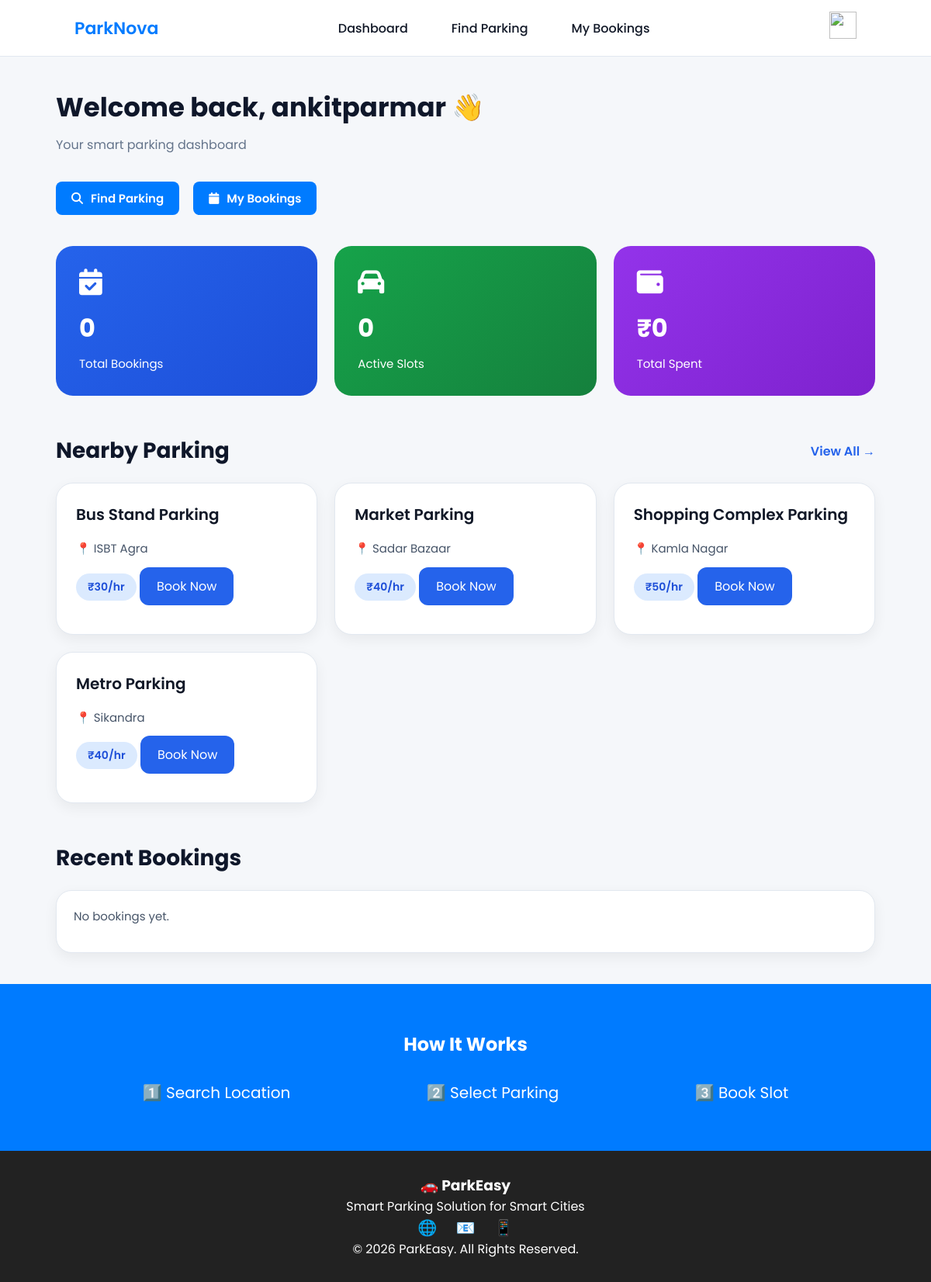
Screenshot of /mydashboard/ (signed in) with the database file from the repository.
### myapp/models.py (models this page shows, shortened)
class Parking(models.Model):
    name = models.CharField(max_length=100)
    address = models.CharField(max_length=200)
    price = models.IntegerField()
    available_slots = models.IntegerField(default=0)
    latitude = models.FloatField()
    longitude = models.FloatField()

### myapp/views.py (the view)
@login_required
def mydashboard(request):
    bookings = Booking.objects.filter(
        user=request.user
    ).order_by("-booked_at")
    total_bookings = bookings.exclude(
        payment_status="CANCELLED"
    ).count()
    active_slots = bookings.filter(
        is_active=True
    ).count()
    total_spent = sum(
        booking.total_price
        for booking in bookings
        if booking.payment_status != "CANCELLED"
    )
    parkings = Parking.objects.all()[:4]
    context = {
        "total_bookings": total_bookings,
        "active_slots": active_slots,
        "total_spent": total_spent,
        "parkings": parkings,
        "recent_bookings": bookings[:4],
    }
    return render(
        request,
        "mydashboard.html",
        context
    )

### myapp/templates/mydashboard.html (shortened to what this page needs)
{% load static %}
<!DOCTYPE html>
<html>
<head>
    <link rel="stylesheet" href="{% static 'css/mydashboard-style.css' %}">
    <link rel="stylesheet"
    href="https://cdnjs.cloudflare.com/ajax/libs/font-awesome/6.5.0/css/all.min.css">
</head>
<body>
{% include 'nav2.html' %}
<div class="dashboard">
    <div class="welcome">
        <h2>
            Welcome back,
            {{ request.user.first_name|default:request.user.username }}
            👋
        </h2>
        <p>Your smart parking dashboard</p>
    </div>
    <div class="actions">
        <a href="{% url 'find_parking' %}" class="btn primary">
            <i class="fas fa-search"></i>
            Find Parking
        </a>
        <a href="{% url 'my_bookings' %}" class="btn secondary">
            <i class="fas fa-calendar"></i>
            My Bookings
        </a>
    </div>
    <div class="stats">
        <div class="stat-card blue">
            <i class="fas fa-calendar-check"></i>
            <h3>{{ total_bookings }}</h3>
            <p>Total Bookings</p>
        </div>
        <div class="stat-card green">
            <i class="fas fa-car"></i>
            <h3>{{ active_slots }}</h3>
            <p>Active Slots</p>
        </div>
        <div class="stat-card purple">
            <i class="fas fa-wallet"></i>
            <h3>₹{{ total_spent }}</h3>
            <p>Total Spent</p>
        </div>
    </div>
    <div class="section-header">
        <h3>Nearby Parking</h3>
        <a href="{% url 'find_parking' %}" class="view-all">
            View All →
        </a>
    </div>
    <div class="cards">
        {% for p in parkings %}
        <div class="card">
            <h4>{{ p.name }}</h4>
            <p>📍 {{ p.address }}</p>
            <span>₹{{ p.price }}/hr</span>
            <a href="{% url 'parking_detail' p.id %}" class="book-btn">
                Book Now
            </a>
        </div>
        {% empty %}
        <div class="card">
            <p>No parking available.</p>
        </div>
        {% endfor %}
    </div>
    <div class="section-header">
        <h3>Recent Bookings</h3>
    </div>
    <div class="recent-bookings">
        {% for b in recent_bookings %}
        <div class="recent-card">
            <h4>{{ b.parking.name }}</h4>
            <p>
                <strong>Hours:</strong>
                {{ b.hours }}
            </p>
            <p>
                <strong>Total:</strong>
                ₹{{ b.total_price }}
            </p>
            <p>
                <strong>Status:</strong>
                {% if b.payment_status == "CANCELLED" %}
                    <span class="cancelled-status">
                        Cancelled
                    </span>
                {% elif b.is_active %}
                    <span class="active-status">
                        Active
                    </span>
                {% else %}
                    <span class="completed-status">
                        Completed
                    </span>
                {% endif %}
            </p>
        </div>
        {% empty %}
        <div class="recent-card">
            <p>No bookings yet.</p>
        </div>
        {% endfor %}
    </div>
</div>
{% include 'footer.html' %}
</body>
</html>

### myapp/static/css/mydashboard-style.css (style rules this page uses)
* { margin:0; padding:0; box-sizing:border-box; font-family:'Poppins', sans-serif; }
body { background:#f1f5f9; color:#111827; }
.dashboard { padding:40px 6%; }
.welcome { margin-bottom:35px; }
.welcome h2 { font-size:34px; font-weight:700; color:#0f172a; margin-bottom:10px; }
.welcome p { color:#64748b; font-size:16px; }
.actions { display:flex; gap:18px; flex-wrap:wrap; margin-bottom:40px; }
.btn { padding:14px 22px; border-radius:14px; text-decoration:none; font-size:15px; font-weight:600; transition:0.3s ease; display:flex; align-items:center; gap:10px; }
.primary { background:#2563eb; color:white; }
.secondary { background:#111827; color:white; }
.stats { display:grid; grid-template-columns:repeat(auto-fit,minmax(240px,1fr)); gap:22px; margin-bottom:50px; }
.stat-card { padding:30px; border-radius:22px; color:white; transition:0.3s ease; }
.stat-card i { font-size:34px; margin-bottom:18px; }
.stat-card h3 { font-size:32px; margin-bottom:10px; }
.stat-card p { font-size:15px; }
.blue { background:linear-gradient(135deg,#2563eb,#1d4ed8); }
.green { background:linear-gradient(135deg,#16a34a,#15803d); }
.purple { background:linear-gradient(135deg,#9333ea,#7e22ce); }
.section-header { display:flex; justify-content:space-between; align-items:center; margin-bottom:20px; margin-top:10px; }
.section-header h3 { font-size:28px; color:#0f172a; }
.view-all { text-decoration:none; color:#2563eb; font-weight:600; }
.cards { display:grid; grid-template-columns:repeat(auto-fit,minmax(260px,1fr)); gap:22px; margin-bottom:50px; }
.card { background:white; border-radius:22px; padding:25px; box-shadow:0 6px 18px rgba(0,0,0,0.06); border:1px solid #e2e8f0; transition:0.3s ease; }
.card h4 { font-size:20px; font-weight:600; color:#111827; margin-bottom:18px; }
.card p { font-size:15px; color:#475569; margin-bottom:12px; line-height:1.5; }
.card span { display:inline-block; margin-bottom:18px; padding:7px 15px; background:#dbeafe; color:#1d4ed8; border-radius:30px; font-size:14px; font-weight:600; }
.book-btn { display:inline-block; padding:12px 22px; background:#2563eb; color:white; border-radius:12px; text-decoration:none; transition:0.3s ease; }
.recent-bookings { display:grid; grid-template-columns:repeat(auto-fit,minmax(260px,1fr)); gap:20px; margin-top:20px; }
.recent-card { background:#ffffff; border-radius:20px; padding:22px; border:1px solid #e2e8f0; box-shadow:0 6px 18px rgba(0,0,0,0.06); transition:0.3s ease; }
.recent-card p { font-size:15px; color:#475569; margin-bottom:12px; line-height:1.5; }

### myapp/static/css/nav2-style.css (style rules this page uses)
* { margin: 0; padding: 0; box-sizing: border-box; font-family: 'Poppins', sans-serif; }

### myapp/static/css/navbar-style.css (style rules this page uses)
:root { --primary: #007bff; --primary-dark: #0056b3; --bg: #f8fafc; --card: #ffffff; --text: #1e293b; --muted: #64748b; --border: #e2e8f0; }
* { margin: 0; padding: 0; box-sizing: border-box; font-family: 'Poppins', sans-serif; }
body { background: #f5f7fa; }
.btn { background: var(--primary); color: white; border: none; padding: 10px 20px; border-radius: 8px; cursor: pointer; transition: 0.25s; }

### rows the page displays
Parking: name "Bus Stand Parking", address "ISBT Agra", price "30"
Parking: name "Market Parking", address "Sadar Bazaar", price "40"
Parking: name "Shopping Complex Parking", address "Kamla Nagar", price "50"
Parking: name "Metro Parking", address "Sikandra", price "40"

### other values shown
{{ request.user.first_name|default:request.user.username }} "ankitparmar"
{{ total_bookings }} "0"
{{ active_slots }} "0"
{{ total_spent }} "0"
